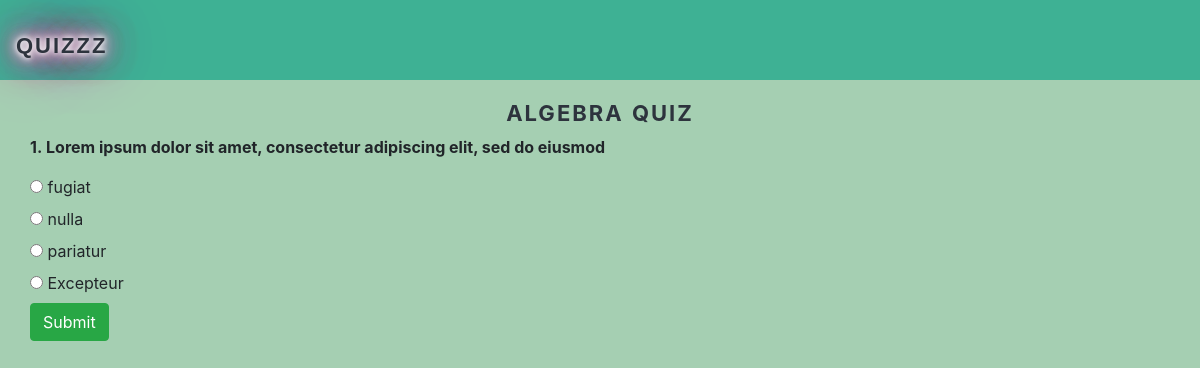
/1/, run on the app's committed database.
### qhome/models.py (models this page shows)
class Quiz(models.Model):
    name = models.CharField(max_length=50)
    desc = models.CharField(max_length=500)
    no_of_questions = models.IntegerField(default=1)
    def __str__(self):
        return self.name
    def get_questions(self):
        return self.question_set.all()

class Question(models.Model):
    question = models.CharField(max_length=200)
    quiz = models.ForeignKey(Quiz, on_delete=models.CASCADE)
    def __str__(self):
        return self.question
    def get_answers(self):
        return self.answer_set.all()

class Answer(models.Model):
    answer = models.CharField(max_length=200)
    correct = models.BooleanField(default=False)
    question = models.ForeignKey(Question, on_delete=models.CASCADE)

### qhome/views.py (the view)
# urls.py: path("<int:myid>/", views.quiz, name="quiz"),
def quiz(request, myid):
    quiz = Quiz.objects.get(id=myid)
    questions = []
    for q in quiz.get_questions():
        answers = []
        for a in q.get_answers():
            answers.append(a.answer)
        questions.append({str(q): answers})
    ob = {'quiz':quiz, "qs":questions}
    return render(request, "quiz.html", {"ob":ob})

### templates/quiz.html (shortened to what this page needs)
{% extends 'base.html' %}
{% block body %}
<h3> {{ob.quiz}} quiz</h3>
<form method="post" role="form" action="{% url 'sub' 1 %}" class="col s12">
    {% for k in ob.qs %}
    {% with forloop.counter as outer_counter %}
    {% for key, value in k.items %}
    <div class="col s12">
        <p class="question">{{ outer_counter }}.&nbsp;{{ key }}</p>
    </div>
    {% for answer in value %}
    <div class="input col s12">
        <label>
            <input name="{{ key }}" type="radio" value="{{ answer }}"/>
            <span>{{ answer }}</span>
        </label>
    </div>
    {% endfor %}
    {% endfor %}
    {% endwith %}
    {% endfor %}
    <div class="col s12">
        <button type="submit" value="login" class="btn waves-effect waves-light btn-success">
            Submit
        </button>
    </div>
</form>
{% endblock %}

### static/css/base.css (style rules this page uses)
body { background: #A5CFB2 url("/static/img/bkg.png"); background-size: 100%; }
html,body { height : 100%; }
h3 { text-align: center; font-size: 22px; font-weight: 700; color: #2d333d; text-transform: uppercase; word-spacing: 1px; letter-spacing:2px; padding-top:20px; }
.question { font-weight: bold; }

### data on the page
Quiz: quiz "ALGEBRA"
Question: k "Lorem ipsum dolor sit amet, consectetur adipiscing elit, sed do eiusmod"
Answer: value "fugiat"
Answer: value "nulla"
Answer: value "pariatur"
Answer: value "Excepteur"

### other printed values
{{ outer_counter }} "1"
